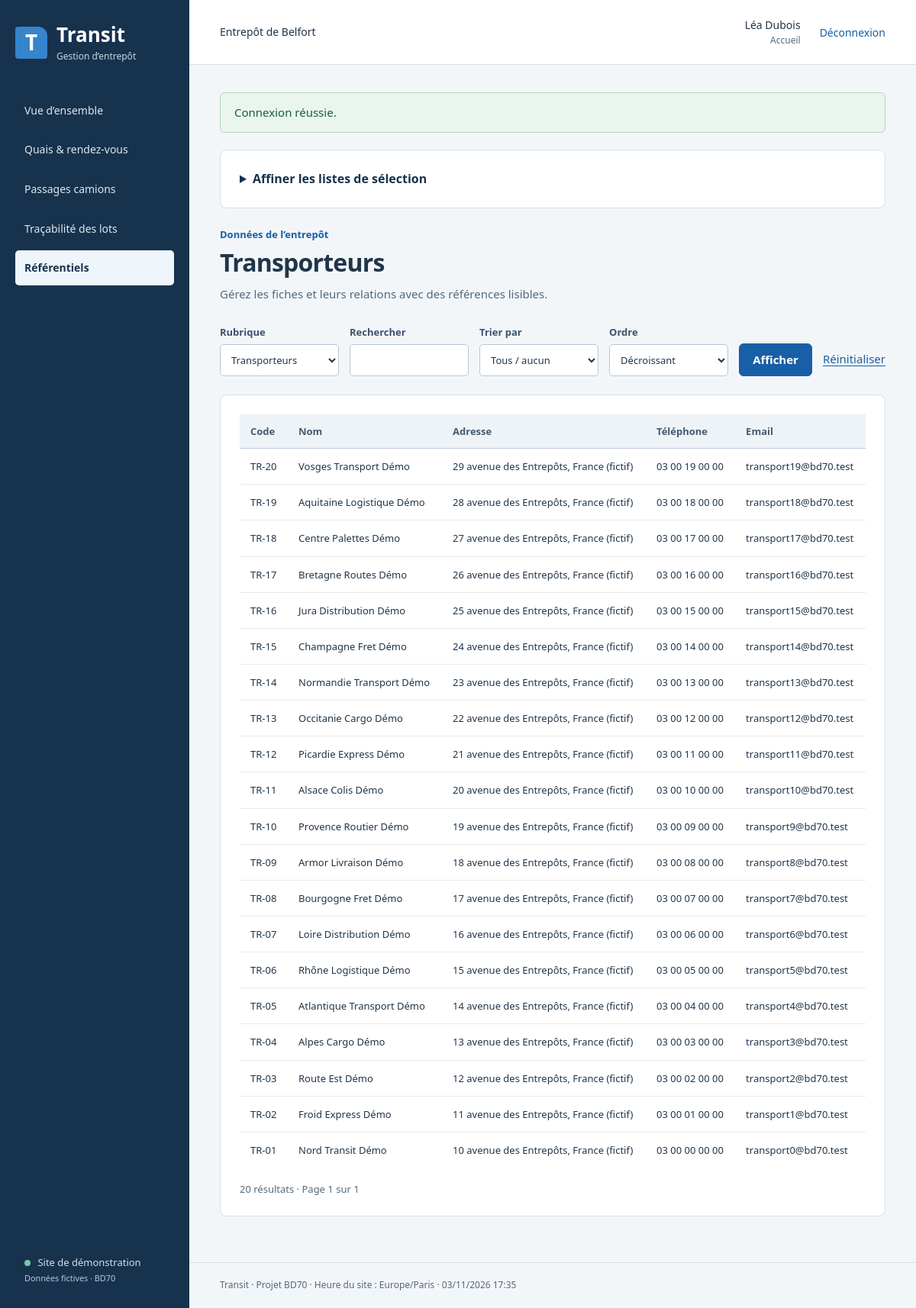
Page /?page=catalog (signed in) on the committed database.
### tables this page shows
CREATE TABLE user_account (
 id INT AUTO_INCREMENT PRIMARY KEY, email VARCHAR(190) NOT NULL UNIQUE,
 name VARCHAR(100) NOT NULL, password_hash VARCHAR(255) NOT NULL,
 role ENUM('pending','admin','manager','gate','warehouse','carrier') NOT NULL DEFAULT 'pending',
 active BOOLEAN NOT NULL DEFAULT 0, created_at DATETIME NOT NULL DEFAULT CURRENT_TIMESTAMP, CHECK(active IN (0,1))
);

CREATE TABLE carrier (id INT AUTO_INCREMENT PRIMARY KEY, code VARCHAR(30) NOT NULL UNIQUE, name VARCHAR(100) NOT NULL, address VARCHAR(255) NOT NULL, phone VARCHAR(30) NOT NULL, email VARCHAR(190) NOT NULL);

### public/index.php (called while the page is built, shortened)
<?php
require __DIR__.'/../src/bootstrap.php';
$user=null;$error=null;$page=(string)($_GET['page']??'home');$message=$_SESSION['message']??null;unset($_SESSION['message']);
try {
    $db=new Database();$catalog=new Catalog($db);$reports=new Reports($db);
    if(isset($_SESSION['uid'])){
        $user=$db->run('SELECT id,name,email,role,active,carrier_id FROM user_account WHERE id=?',[$_SESSION['uid']])->fetch()?:null;
    }
    if(!$user)$page='login';
    else {
        $right=match($page){'planning'=>'trace','carrier_portal'=>'carrier_portal','visits'=>null,'stock','receipts','receipt_detail','notices'=>'stock','orders','order_detail','document'=>'orders','reports','export'=>'reports','trace'=>'trace',default=>null};
    }
} catch(Throwable $e){
    $code=$e->getCode();if(in_array($code,[401,403,404],true))http_response_code($code);else http_response_code(422);
    if($e instanceof PDOException){$state=$e->errorInfo[0]??'';$error=$state==='23000'?'Référence déjà utilisée, relation manquante ou suppression protégée.':($state==='22001'?'Texte trop long.':'Opération refusée par les contraintes de données.');error_log('BD70 SQL '.$state.' / '.($e->errorInfo[1]??''));}
    elseif($e instanceof DomainException||in_array($code,[401,403,404],true))$error=$e->getMessage();
    else {$error='Service indisponible. Consultez le journal local du serveur.';error_log('BD70 '.get_class($e).': '.$e->getMessage());}
    if(in_array($code,[401,403,404],true))$page=$user?'error':'login';
    if(!isset($db))$page='error';
}
require __DIR__.'/../templates/layout.php';

### src/bootstrap.php (called while the page is built, shortened)
<?php
require_once __DIR__.'/Database.php';
require_once __DIR__.'/Auth.php';
require_once __DIR__.'/Catalog.php';
function h(mixed $v): string { return htmlspecialchars((string)($v??''),ENT_QUOTES|ENT_SUBSTITUTE,'UTF-8'); }
function url(array $p): string { return '/?'.http_build_query($p); }

### src/Database.php (called while the page is built, shortened)
<?php
require_once __DIR__.'/Clock.php';
final class Database
{
    public PDO $pdo;
    public function __construct(?array $config = null)
    {
        $config ??= require __DIR__ . '/../config/local.php';
        $this->pdo = new PDO($config['dsn'], $config['user'], $config['password'], [
            PDO::ATTR_ERRMODE => PDO::ERRMODE_EXCEPTION, PDO::ATTR_DEFAULT_FETCH_MODE => PDO::FETCH_ASSOC,
            PDO::ATTR_EMULATE_PREPARES => false,
        ]);
        $this->pdo->exec("SET SESSION TRANSACTION ISOLATION LEVEL READ COMMITTED");
        $this->pdo->exec("SET SESSION sql_mode='STRICT_TRANS_TABLES,ERROR_FOR_DIVISION_BY_ZERO,NO_ENGINE_SUBSTITUTION'");
        $instant=Clock::instant();
        $this->run('SET SESSION time_zone=?',[$instant->format('P')]);
    }
    public function run(string $sql, array $params = []): PDOStatement
    { $q = $this->pdo->prepare($sql); $q->execute($params); return $q; }
    public function all(string $sql, array $params = []): array { return $this->run($sql,$params)->fetchAll(); }
}

### src/Auth.php (called while the page is built, shortened)
<?php
final class Auth
{
    public static function can(array $user,string $right): bool { return (bool)$user['active'] && in_array($right,self::RIGHTS[$user['role']]??[],true); }
}

### src/Clock.php (called while the page is built, shortened)
<?php
final class Clock
{
    public static function instant(): DateTimeImmutable
    {
        $zone=new DateTimeZone('Europe/Paris');
        $fixed=getenv('BD70_NOW');
        if(!$fixed)return new DateTimeImmutable('now',$zone);
        $date=DateTimeImmutable::createFromFormat('!Y-m-d H:i:s',$fixed,$zone);
        return $date;
    }
}

### src/Catalog.php (called while the page is built, shortened)
<?php
final class Catalog
{
    private array $columns=[];
    public function columns(string $t): array
    { $this->check($t);return $this->columns[$t]??=$this->db->all('SHOW COLUMNS FROM `'.$t.'`'); }
}

### templates/layout.php (the view, shortened to what this page needs)
<?php require __DIR__.'/helpers.php'; ?>
<!doctype html><html lang="fr"><head><link rel="stylesheet" href="/assets/app.css"></head>
<body>
<?php if($user): ?>
<aside class="sidebar no-print"><a class="brand" href="/"><span class="brand-symbol" aria-hidden="true">T</span><span>Transit<small>Gestion d’entrepôt</small></span></a><nav aria-label="Menu principal">
<?php $nav=['home'=>['Vue d’ensemble',null],'planning'=>['Quais & rendez-vous','trace'],'visits'=>['Passages camions',Auth::can($user,'operations')?'operations':'visits'],'receipts'=>['Réceptions','stock'],'stock'=>['Stocks & rangement','stock'],'orders'=>['Préparation & expédition','orders'],'trace'=>['Traçabilité des lots','trace'],'reports'=>['Indicateurs & états','reports'],'catalog'=>['Référentiels',$user['role']==='carrier'?'unavailable':null],'carrier_portal'=>['Mes rendez-vous','carrier_portal']];
foreach($nav as $key=>[$label,$right])if(!$right||Auth::can($user,$right))echo '<a '.($page===$key?'aria-current="page"':'').' href="'.h(url(['page'=>$key])).'">'.h($label).'</a>'; ?>
</nav><div class="sidebar-bottom"><span class="site-dot"></span> Site de démonstration<br><small>Données fictives · BD70</small></div></aside>
<?php endif; ?>
<div class="shell <?= $user?'':'anonymous' ?>"><header class="topbar no-print"><span><?= $user?'Entrepôt de Belfort':'Transit / BD70' ?></span><div class="account"><?php if($user): ?><span><?= h($user['name']) ?><small><?= h(Catalog::VALUES[$user['role']]) ?></small></span><?php startForm('logout'); ?><button class="text-button">Déconnexion</button></form><?php else: ?><span>Application pédagogique</span><?php endif; ?></div></header>
<main id="main"><?php if($message): ?><div role="status" class="notice success"><?= h($message) ?></div><?php endif; ?><?php if($error): ?><div role="alert" class="notice error"><?= h($error) ?></div><?php endif; ?>
<?php try {
 if($user&&in_array($page,['catalog','stock','orders','visits','trace','planning','receipts','notices','receipt_detail','order_detail'],true)){
  echo '<details class="panel no-print"><summary>Affiner les listes de sélection</summary><p>Retrouvez une référence ou un nom dans les listes volumineuses avant de remplir le formulaire.</p><form method="get" class="filters"><input type="hidden" name="page" value="'.h($page).'">';
  inputField('ref_search','Référence ou nom',$_GET['ref_search']??'','search',false);echo '<button>Rechercher les références</button></form></details>';
 }
 if($page!=='error')require __DIR__.'/'.(in_array($page,['home','login','catalog','planning','visits','receipts','stock','orders','reports','trace','document','receipt_detail','order_detail','notices','carrier_portal'],true)?$page:'home').'.php';
}catch(Throwable $viewError){http_response_code(422);echo '<div role="alert" class="notice error">'.h($viewError instanceof DomainException?$viewError->getMessage():'Impossible de présenter ces données.').'</div>';error_log('BD70 vue : '.$viewError->getMessage());} ?>
</main><footer>Transit · Projet BD70 · Heure du site : Europe/Paris · <?= h(Clock::instant()->format('d/m/Y H:i')) ?></footer></div></body></html>

### templates/catalog.php (shortened to what this page needs)
<?php
$table=(string)($_GET['t']??($user['role']==='admin'?'user_account':'carrier'));$catalog->check($table);$readTable=$table==='stock_movement'?'v_stock_movement':$table;$cols=$catalog->columns($table);$foreign=$catalog->foreign($table);$canWrite=Auth::can($user,$catalog->right($table))&&!in_array($table,Catalog::READONLY,true);
$readCols=array_values(array_filter($cols,fn($c)=>!in_array($c['Field'],['id','password_hash','entity_id'],true)));$where=[];$params=[];
$conditions=$where?'('.implode(' OR ',$where).')':'1=1';
$total=(int)$db->scalar('SELECT COUNT(*) FROM `'.$readTable.'` WHERE '.$conditions,$params);$p=max(1,(int)($_GET['p']??1));
$sortFields=array_values(array_intersect(array_column($readCols,'Field'),['name','code','reference','starts_at','created_at','sku','plate','happened_at']));$sort=in_array($_GET['sort']??'',$sortFields,true)?$_GET['sort']:'id';
$records=$db->all('SELECT * FROM `'.$readTable.'` WHERE '.$conditions.' ORDER BY `'.$sort.'` '.(($_GET['dir']??'desc')==='asc'?'ASC':'DESC').' LIMIT 20 OFFSET '.(($p-1)*20),$params);
$maps=[];
?>
<div class="page-heading"><div><p class="context">Données de l’entrepôt</p><h1><?= h(Catalog::TITLES[$table]) ?></h1><p>Gérez les fiches et leurs relations avec des références lisibles.</p></div></div>
<form class="filters" method="get"><button>Afficher</button><a href="<?= h(url(['page'=>'catalog','t'=>$table])) ?>">Réinitialiser</a></form>
<section class="panel"><div class="table-scroll"><table><thead><tr><?php foreach($readCols as $c): ?><th scope="col"><?= h(Catalog::LABELS[$c['Field']]??$c['Field']) ?></th><?php endforeach; ?></tr></thead><tbody><?php foreach($records as $r): ?><tr><?php foreach($readCols as $c): $key=$c['Field'];$value=$r[$key]; ?><td><?php if(isset($foreign[$key]))echo h($value===null?'—':($maps[$key][$value]??'Référence hors sélection'));elseif(in_array($key,['status','role'],true))echo badge($value);elseif(str_starts_with($c['Type'],'tinyint'))echo $value?'Oui':'Non';else echo h($value??'—'); ?></td><?php endforeach; ?></tr><?php endforeach; ?></tbody></table></div></section>

### public/assets/app.css (style rules this page uses)
:root { --navy:#17324d;--blue:#175fa6;--pale:#eaf2fa;--canvas:#f3f6f9;--ink:#20354a;--muted:#536a7e;--line:#d7e0e8;--green:#1d755e;--white:#fff;--red:#a92736;font-family:'Segoe UI',Calibri,Arial,sans-serif;color:var(--ink);background:var(--canvas);font-size:15px;line-height:1.55 }
* { box-sizing:border-box }
body { margin:0 }
a { color:var(--blue);text-underline-offset:3px }
button,input,select,textarea { font:inherit }
button,.button { display:inline-flex;justify-content:center;align-items:center;gap:8px;background:var(--blue);color:white;border:1px solid var(--blue);border-radius:6px;padding:10px 17px;cursor:pointer;text-decoration:none;font-weight:600;line-height:1.4;min-height:42px }
.text-button,.danger-link { padding:4px 0;min-height:36px;background:none;border:0;color:var(--blue);font-weight:500 }
h1,h2,h3,p { margin-top:0 }
h1 { font-size:32px;line-height:1.2;letter-spacing:-.8px;margin-bottom:10px;font-weight:650 }
p { margin-bottom:14px }
.sidebar { position:fixed;inset:0 auto 0 0;width:248px;background:var(--navy);color:white;display:flex;flex-direction:column;padding:30px 20px;z-index:2 }
.brand { display:flex;align-items:center;gap:12px;color:white;text-decoration:none;font-size:26px;line-height:1.2;font-weight:700;margin-bottom:40px }
.brand small { font-size:12px;font-weight:400;color:#c4d7e7;display:block;margin-top:6px }
.brand-symbol { width:42px;height:42px;display:grid;place-items:center;background:#3684cc;border-radius:4px 12px 4px 4px;font-weight:800;color:white;font-size:28px }
.sidebar nav { display:grid;gap:6px }
.sidebar nav a { color:#dce7ef;text-decoration:none;padding:12px;border-radius:5px;font-size:14px }
.sidebar nav a[aria-current] { background:#eef5fb;color:var(--navy);font-weight:700 }
.sidebar-bottom { margin-top:auto;padding:30px 12px 0;color:#d2e0eb;font-size:13px }
.sidebar-bottom small { color:#b6cadb }
.site-dot { display:inline-block;width:8px;height:8px;border-radius:50%;background:#78c8ac;margin-right:6px }
.shell { margin-left:248px }
.topbar { height:85px;display:flex;align-items:center;justify-content:space-between;padding:0 40px;background:white;border-bottom:1px solid var(--line);font-size:14px }
.account { display:flex;align-items:center;gap:25px }
.account small,td small { display:block;color:var(--muted);font-size:12px }
.account>span { text-align:right }
main { padding:36px 40px;max-width:1650px;margin:auto }
footer { padding:20px 40px;color:var(--muted);font-size:12px;border-top:1px solid var(--line) }
.page-heading { display:flex;justify-content:space-between;align-items:center;gap:24px;margin-bottom:28px }
.page-heading p { color:var(--muted);margin-bottom:0 }
.context { font-size:13px;color:var(--blue)!important;margin-bottom:8px!important;font-weight:600 }
.panel { background:white;border:1px solid var(--line);border-radius:9px;padding:25px;margin-bottom:24px }
.filters { display:flex;align-items:end;gap:14px;flex-wrap:wrap;margin-bottom:24px }
.filters button { margin:0 }
.filters>a { padding-bottom:11px;white-space:nowrap }
form>button { margin-top:2px }
summary { font-size:16px;font-weight:650;cursor:pointer;color:var(--navy) }
.table-scroll { overflow:auto;max-width:100% }
table { width:100%;border-collapse:collapse;font-size:13px;text-align:left }
th { background:#eef3f7;color:#425c73;font-weight:650;white-space:nowrap;padding:12px 14px;border-bottom:1px solid #bdcddd }
td { padding:13px 14px;border-bottom:1px solid #e5ebf0;vertical-align:top;max-width:320px;overflow-wrap:anywhere }
tr:last-child td { border-bottom:0 }
.notice { padding:14px 18px;border-radius:6px;margin-bottom:22px;border:1px solid }
.success { color:#185c46;background:#e9f5ed;border-color:#b0d9bf }
.table-scroll table { min-width:680px }

### rows in the picture
user_account: name "Léa Dubois", role "Accueil", role "Transporteurs"
carrier: value "TR-20", value "Vosges Transport Démo", value "29 avenue des Entrepôts, France (fictif)", value "03 00 19 00 00", value "transport19@bd70.test"
carrier: value "TR-19", value "Aquitaine Logistique Démo", value "28 avenue des Entrepôts, France (fictif)", value "03 00 18 00 00", value "transport18@bd70.test"
carrier: value "TR-18", value "Centre Palettes Démo", value "27 avenue des Entrepôts, France (fictif)", value "03 00 17 00 00", value "transport17@bd70.test"
carrier: value "TR-17", value "Bretagne Routes Démo", value "26 avenue des Entrepôts, France (fictif)", value "03 00 16 00 00", value "transport16@bd70.test"
carrier: value "TR-16", value "Jura Distribution Démo", value "25 avenue des Entrepôts, France (fictif)", value "03 00 15 00 00", value "transport15@bd70.test"
carrier: value "TR-15", value "Champagne Fret Démo", value "24 avenue des Entrepôts, France (fictif)", value "03 00 14 00 00", value "transport14@bd70.test"
carrier: value "TR-14", value "Normandie Transport Démo", value "23 avenue des Entrepôts, France (fictif)", value "03 00 13 00 00", value "transport13@bd70.test"
carrier: value "TR-13", value "Occitanie Cargo Démo", value "22 avenue des Entrepôts, France (fictif)", value "03 00 12 00 00", value "transport12@bd70.test"
carrier: value "TR-12", value "Picardie Express Démo", value "21 avenue des Entrepôts, France (fictif)", value "03 00 11 00 00", value "transport11@bd70.test"
carrier: value "TR-11", value "Alsace Colis Démo", value "20 avenue des Entrepôts, France (fictif)", value "03 00 10 00 00", value "transport10@bd70.test"
carrier: value "TR-10", value "Provence Routier Démo", value "19 avenue des Entrepôts, France (fictif)", value "03 00 09 00 00", value "transport9@bd70.test"
carrier: value "TR-09", value "Armor Livraison Démo", value "18 avenue des Entrepôts, France (fictif)", value "03 00 08 00 00", value "transport8@bd70.test"
carrier: value "TR-08", value "Bourgogne Fret Démo", value "17 avenue des Entrepôts, France (fictif)", value "03 00 07 00 00", value "transport7@bd70.test"
carrier: value "TR-07", value "Loire Distribution Démo", value "16 avenue des Entrepôts, France (fictif)", value "03 00 06 00 00", value "transport6@bd70.test"
carrier: value "TR-06", value "Rhône Logistique Démo", value "15 avenue des Entrepôts, France (fictif)", value "03 00 05 00 00", value "transport5@bd70.test"
carrier: value "TR-05", value "Atlantique Transport Démo", value "14 avenue des Entrepôts, France (fictif)", value "03 00 04 00 00", value "transport4@bd70.test"
carrier: value "TR-04", value "Alpes Cargo Démo", value "13 avenue des Entrepôts, France (fictif)", value "03 00 03 00 00", value "transport3@bd70.test"
carrier: value "TR-03", value "Route Est Démo", value "12 avenue des Entrepôts, France (fictif)", value "03 00 02 00 00", value "transport2@bd70.test"
carrier: value "TR-02", value "Froid Express Démo", value "11 avenue des Entrepôts, France (fictif)", value "03 00 01 00 00", value "transport1@bd70.test"
carrier: value "TR-01", value "Nord Transit Démo", value "10 avenue des Entrepôts, France (fictif)", value "03 00 00 00 00", value "transport0@bd70.test"

### other values in the picture
$label "Vue d’ensemble"
$label "Quais & rendez-vous"
$label "Passages camions"
$label "Traçabilité des lots"
$label "Référentiels"
$message "Connexion réussie."
$label "Rubrique Trier par Ordre"
$label "Rechercher"
Catalog::LABELS[$c['Field']] "Code"
Catalog::LABELS[$c['Field']] "Nom"
Catalog::LABELS[$c['Field']] "Adresse"
Catalog::LABELS[$c['Field']] "Téléphone"
Catalog::LABELS[$c['Field']] "Email"
$total "20"
$page "1"
